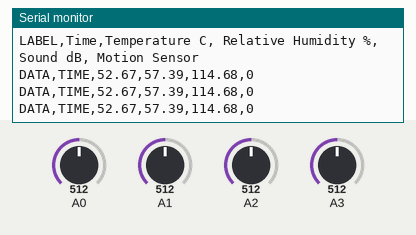
Simulated run of this sketch. Board: Arduino Uno, built with avr-gcc and run on an emulated ATmega328P. On the bench: the last lines printed to the serial monitor. Inputs (shaded band) come from the test bench; at power-on: A0 = 512, A1 = 512, A3 = 512, A2 = 512.

Above: at 1.2 s.
1.3 s: A0 set to 480
At 2.6 s:
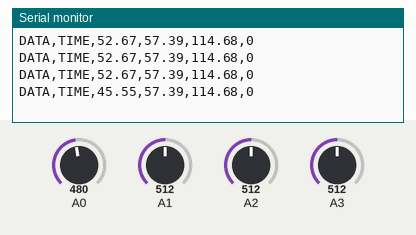
2.8 s: A1 set to 480
At 4.0 s:
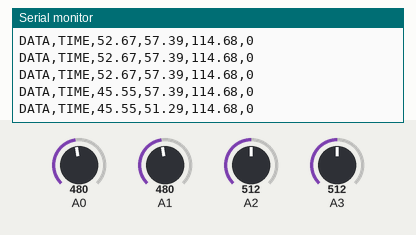
4.3 s: A3 set to 480
5.8 s: A2 set to 992
At 7.1 s:
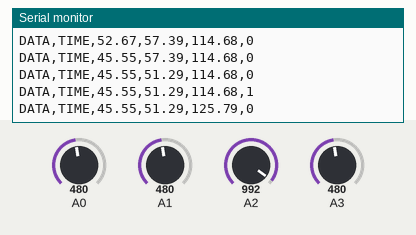
7.3 s: A0 set to 500
At 8.6 s:
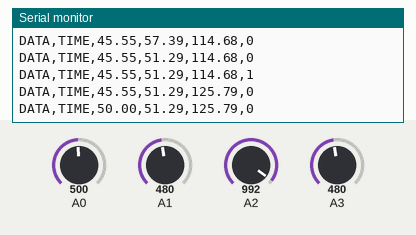
8.8 s: A1 set to 500
At 10.3 s:
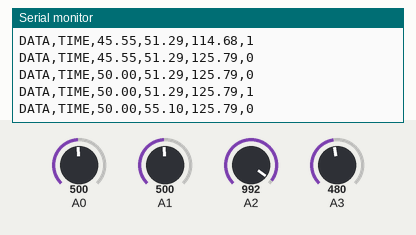
Timing chart, 0 to 11.3 s (numbered marks = the images above; inputs shaded):
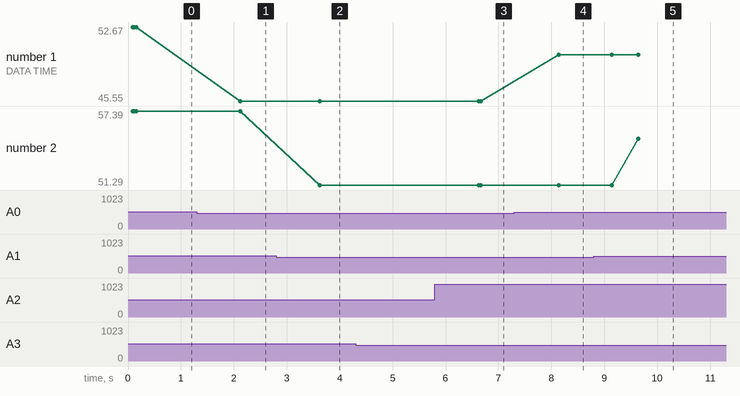

The sketch:

DataCollection.ino
```cpp
//Sensor Data Collection and Graphing

//Temperature Sensor
float temp;
float valueTemp;
float diffTemp;

//Relative Humidity Sensor
float RH;
float valueRH;
float diffRH;

//Sound Sensor
float sound;
float valueSound;
float diffSound;

//Motion Sensor
float valueMotion;
int motionCounter;
boolean motion;


void setup() {

  //Initialize the Serial baud rate to 9600. Initialize analog pins a0 to a3.
  Serial.begin(9600);
  pinMode(A0,INPUT);
  pinMode(A1,INPUT);
  pinMode(A2,INPUT);
  pinMode(A3,INPUT);

  //This information is needed by the PLX-DAQ application.
  Serial.println("CLEARDATA");

  //This tells the PLX-DAQ application that these are the column titles.
  Serial.println("LABEL,Time,Temperature C, Relative Humidity %, Sound dB, Motion Sensor");

  //Each of the sensor values has a specific equation to follow based on their manufacturer.
  //This equation converts sensor data into actual temperature value, relative humidity, sound and moton.
  temp = (analogRead(A0)*0.2222) - 61.111;
  RH = (analogRead(A1)*0.1906) - 40.2;
  sound = 16.801*log(analogRead(A2)) + 9.872;

  //Motion is a boolean. can be set to true or false.
  motion = false;

}

void loop() {

  //reinitialize motion to false.
  motion = false;

  //The difference in temperature is recorded.
  diffTemp = valueTemp - temp;
  diffRH = valueRH - RH;
  diffSound = valueSound - sound;

  //Analog value converted into actual temperature.
  valueTemp = (analogRead(A0)*0.22222) - 61.111;

  //if the change in temperature is greater than half a degree centigrade, redefine temperature.
  if ((diffTemp >= 0.5) || (diffTemp <= -0.5)) {
    temp = valueTemp;

    //Use the sending values function to send data from all the sensors in this one instance.
    SendingValues();

    //set diffTemp back to 0.
    diffTemp = 0;
  }

  //Analog value converted into actual relative humidity.
  valueRH = (analogRead(A1)*0.1906) - 40.2;

  if ((diffRH >= 0.5) || (diffRH <= -0.5)) {
    RH = valueRH;

    //Use the sending values function to send data from all the sensors in this one instance.
    SendingValues();

    //set diffRH back to 0.
    diffRH = 0;
  }

  valueSound = 16.801*log(analogRead(A2)) + 9.872;

  if ((diffSound >= 10) || (diffSound <= -10)) {
    sound = valueSound;

    //Use the sending values function to send data from all the sensors in this one instance.
    SendingValues();

    //set diffSound back to 0.
    diffSound= 0;
  }


  delay(500);

  valueMotion = analogRead(A3);
  //if four consecutive readings are out of the range 490 to 610, then motion detected = true.

  if ((valueMotion < 490) || (valueMotion > 610)) {
    motionCounter++;
  }

  if ((valueMotion > 490) && (valueMotion < 610)) {
    motionCounter = 0;
  }

  if (motionCounter >= 5) {
    motion = true;

    //Use the sending values function to send data from all the sensors in this one instance.
    SendingValues();


    motionCounter = 0;
  }


}

//These values are sent through the serial link one line at at time. The PLX-DAQ application takes these values and stores them into a Microsoft Excel spreadsheet.
void SendingValues() {
    Serial.print("DATA,TIME,");
    Serial.print(temp);
    Serial.print(",");
    Serial.print(RH);
    Serial.print(",");
    Serial.print(sound);
    Serial.print(",");
    Serial.println(motion);
}
```

Measured:
- after the input at 1.3 s, the serial monitor: prints a new line after 0.82 s (image 1)
- after the input at 2.8 s, the serial monitor: prints a new line after 0.82 s (image 2)
- after the input at 5.8 s, the serial monitor: prints a new line after 0.86 s (image 3)
- after the input at 7.3 s, the serial monitor: prints a new line after 0.84 s (image 4)
- after the input at 8.8 s, the serial monitor: prints a new line after 0.84 s (image 5)
- plotted number 1: 52.67 → 45.55 after the input at 1.3 s, 45.55 → 50 after the input at 7.3 s
- plotted number 2: 57.39 → 51.29 after the input at 2.8 s, 51.29 → 55.1 after the input at 8.8 s
